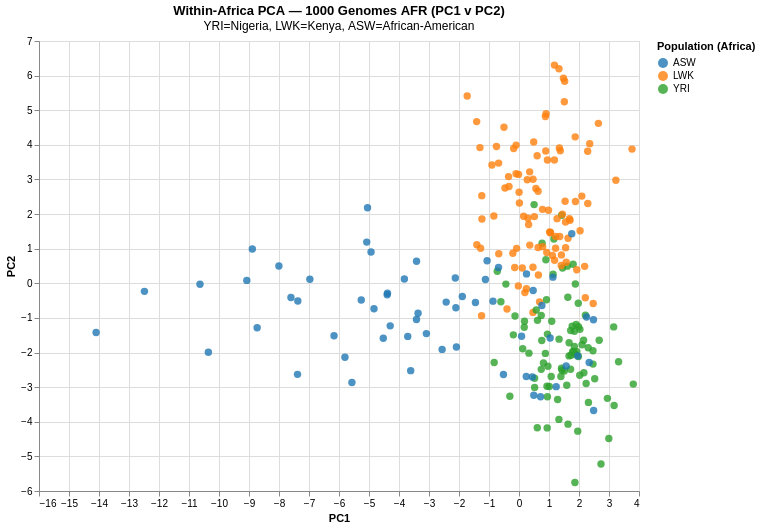

Write notebook code for a chart like this one.
### Code cell
# Creating PC1 v PC2 chart

df_afr = df_afr.copy()
df_afr['PC1'] = afr_coords[:, 0]
df_afr['PC2'] = afr_coords[:, 1]
df_afr['PC3'] = afr_coords[:, 2]
 
chart_afr = alt.Chart(df_afr).mark_circle(size=55, opacity=0.8).encode(
    x='PC1:Q', y='PC2:Q',
    color=alt.Color('Population code:N',
        scale=alt.Scale(scheme='category10'),
        legend=alt.Legend(title='Population (Africa)')),
    tooltip=['Sample:N', 'Population name:N', 'Population code:N']
).properties(
    title={'text': 'Within-Africa PCA — 1000 Genomes AFR (PC1 v PC2)',
           'subtitle': 'YRI=Nigeria, LWK=Kenya, ASW=African-American'},
    width=600, height=450).interactive()
 
chart_afr.save('/Users/tim/bioinformatics-portfolio/01b-genes-and-geography/results/figures/pca_africa_pc1v2.html')
chart_afr

### Figure 1 — Vega-Lite specification as saved in the notebook (floating-point values rounded to 4 significant figures; data arrays with more than 128 entries replaced by an {"elided": "..."} marker saying what was removed)
{"config": {"view": {"continuousWidth": 300, "continuousHeight": 300}}, "data": {"name": "data-c3ce906fcb575378679820880c0ff62e"}, "mark": {"type": "circle", "opacity": 0.8, "size": 55}, "encoding": {"color": {"field": "Population code", "legend": {"title": "Population (Africa)"}, "scale": {"scheme": "category10"}, "type": "nominal"}, "tooltip": [{"field": "Sample", "type": "nominal"}, {"field": "Population name", "type": "nominal"}, {"field": "Population code", "type": "nominal"}], "x": {"field": "PC1", "type": "quantitative"}, "y": {"field": "PC2", "type": "quantitative"}}, "height": 450, "params": [{"name": "param_1e9efca18e7a2868", "select": {"type": "interval", "encodings": ["x", "y"]}, "bind": "scales"}], "title": {"text": "Within-Africa PCA — 1000 Genomes AFR (PC1 v PC2)", "subtitle": "YRI=Nigeria, LWK=Kenya, ASW=African-American"}, "width": 600, "$schema": "https://vega.github.io/schema/vega-lite/v6.4.1.json", "datasets": {"data-c3ce906fcb575378679820880c0ff62e": {"elided": "246 records"}}}
